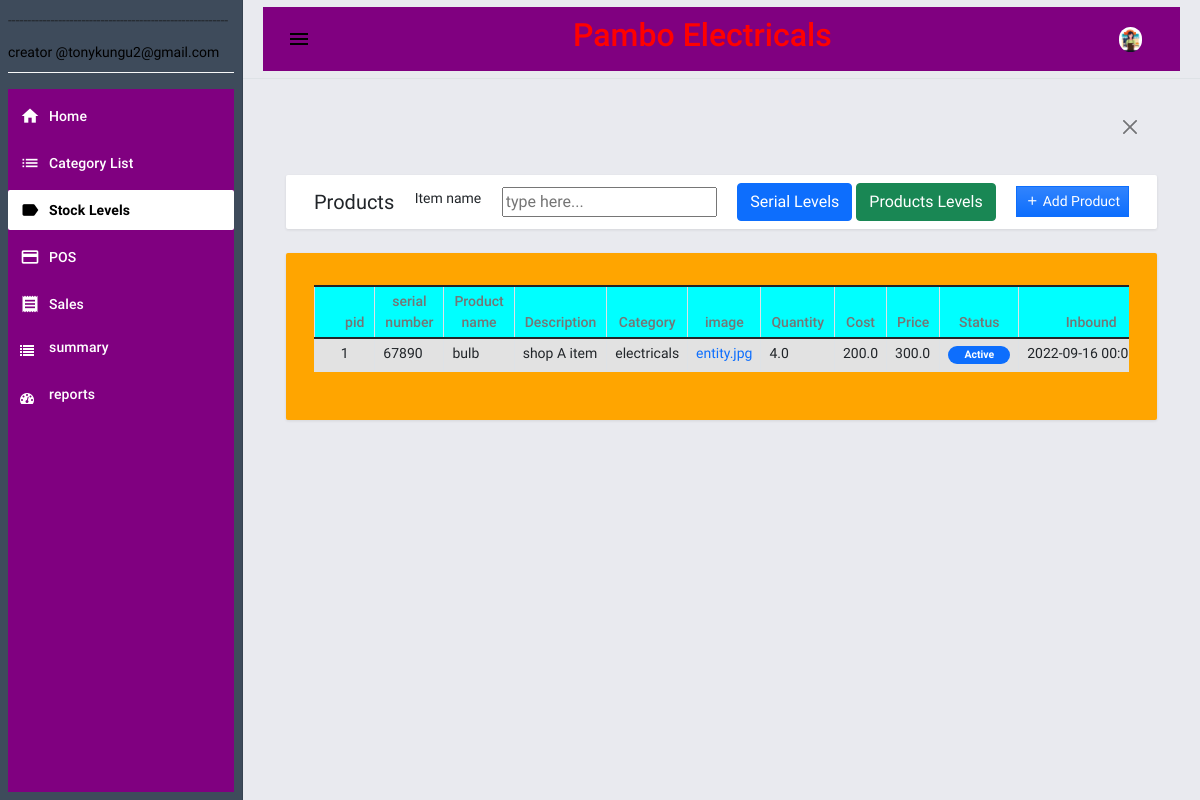
The app's page /products (signed in) with its own data.
### pambo/database.py (models this page shows)
class products(posData.Model): # actual products info
    pid=posData.Column(posData.Integer,primary_key=True)
    serial=posData.Column(posData.String(),nullable=False,default="0")
    pname=posData.Column(posData.String(100),nullable=False)
    pDesc=posData.Column(posData.String(100),nullable=True)
    pCat=posData.Column(posData.String(100),nullable=False)
    pImage=posData.Column(posData.String(100),nullable=True)
    pQuant=posData.Column(posData.Float,nullable=False)
    pCost=posData.Column(posData.Float,nullable=False)
    pPrice=posData.Column(posData.Float,nullable=False)
    pStatus=posData.Column(posData.String(100),nullable=False)
    pDate=posData.Column(posData.DateTime,nullable=False,default=datetime.utcnow)
    pShop=posData.Column(posData.String(100),nullable=False)
    pCreator=posData.Column(posData.String(100),nullable=False)

### pambo/routes.py (the view)
@app.route('/products')
@login_required
def prodInfo():
    prods=products.query.all()
    prodGrp=getProdCat()
    return render_template('products.html',prods=prods,prodGrp=prodGrp)

### pambo/grpProd.py (called while the page is built)
def getProdCat():
    conn=sqlite3.connect('./pambo/pos.db')
    rows=[]
    cur=conn.execute('select pName,pCat,count(*) as No_Products,sum(pCost) as total_cost,sum(pPrice) as total_Price from products group by pName')
    for row in cur:
        rows.append(row)
    return rows

### pambo/routes.py (called while the page is built)
@logins.user_loader
def load_user(id):
    return posUsers.query.get(int(id))

### pambo/template/products.html (shortened to what this page needs)
{% extends "base.html" %} {% block pageContent %}
<div class="mdc-layout-grid__cell stretch-card mdc-layout-grid__cell--span-12">
    <div class="mdc-card py-2">
        <div class="d-flex justify-content-between align-items-center">
            <h4 class="card-title mb-0">Products </h4>
            <p>Item name</p>
            <input list="magicHouses" id="iname" name="iname" placeholder="type here..." />
            <div class="text-start">
                <a href="{{url_for('prodInfo')}}"><button class="btn btn-primary" id="create_new"><span> Serial Levels</span></button></a>
                <button onclick="prodGrp()" class="btn btn-success"id="create_new"><span> Products Levels</span></button>
            </div>
            <div class="text-start">
                <a href="{{url_for('addProd')}}"><button class="btn btn-primary bg-gradient btn-sm rounded-0" id="create_new"><i class="mdi mdi-plus"></i><span> Add Product</span></button></a>
            </div>
        </div>
    </div>
</div>
<div class="mdc-layout-grid__cell stretch-card mdc-layout-grid__cell--span-12">
    <div class="mdc-card" style="background-color:orange ;">
        <div class="table-responsive" id="products">
            <table class="table table-striped table-bordered">
                <colgroup>
                    <col width="5%">
                    <col width="20%">
                    <col width="20%">
                    <col width="25%">
                    <col width="15%">
                    <col width="15%">
                </colgroup>
                <thead style="background-color:aqua">
                    <tr>
                        <th class="text-center py-1">pid</th>
                        <th class="text-center py-1">serial number</th>
                        <th class="text-center py-1">Product name</th>
                        <th class="text-center py-1">Description</th>
                        <th class="text-center py-1">Category</th>
                        <th class="text-center py-1">image</th>
                        <th class="text-center py-1">Quantity</th>
                        <th class="text-center py-1">Cost</th>
                        <th class="text-center py-1">Price</th>
                        <th class="text-center py-1">Status</th>
                        <th class="text-center py-1">Inbound</th>
                    </tr>
                </thead>
                <tbody id="prodtab">
                    {% for prod in prods %}
                    <tr>
                        <td class="px-2 py-1 text-center">{{prod.pid}}</td>
                        <td class="px-2 py-1 text-start">{{prod.serial}}</td>
                        <td class="px-2 py-1 text-start">{{prod.pname}}</td>
                        <td class="px-2 py-1 text-start">{{prod.pDesc}}</td>
                        <td class="px-2 py-1 text-start">{{prod.pCat}}</td>
                        <td class="px-2 py-1 text-start"><a href="/imdownload/{{prod.pImage}}">{{prod.pImage}}</a> </td>
                        <td class="px-2 py-1 text-start">{{prod.pQuant}}</td>
                        <td class="px-2 py-1 text-start">{{prod.pCost}}</td>
                        <td class="px-2 py-1 text-start">{{prod.pPrice}}</td>
                        <td class="px-2 py-1 text-center">
                            {% if prod.pStatus=="1" %}
                            <span class="badge bg-primary rounded-pill px-3">Active</span>
                            {% else %}
                            <span class="badge bg-secondary rounded-pill px-3">Inactive</span>
                            {% endif %}
                        </td>
                        <td class="px-2 py-1 text-start">{{prod.pDate}}</td>
                    </tr>
                   {% endfor %}
                </tbody>
            </table>
        </div>
    </div>
</div>
{% endblock pageContent %}

### pambo/static/posAPP/assets/default/css/style.css (style rules this page uses)
html, body { height: 100%; width: 100%; }
.bg-primary { background: var(--bs-primary) !important; }

### records on screen
products: pid "1", serial "67890", pname "bulb", pDesc "shop A item", pCat "electricals", pImage "entity.jpg", pQuant "4.0", pCost "200.0", pPrice "300.0", pStatus "Active", pDate "2022-09-16…"
